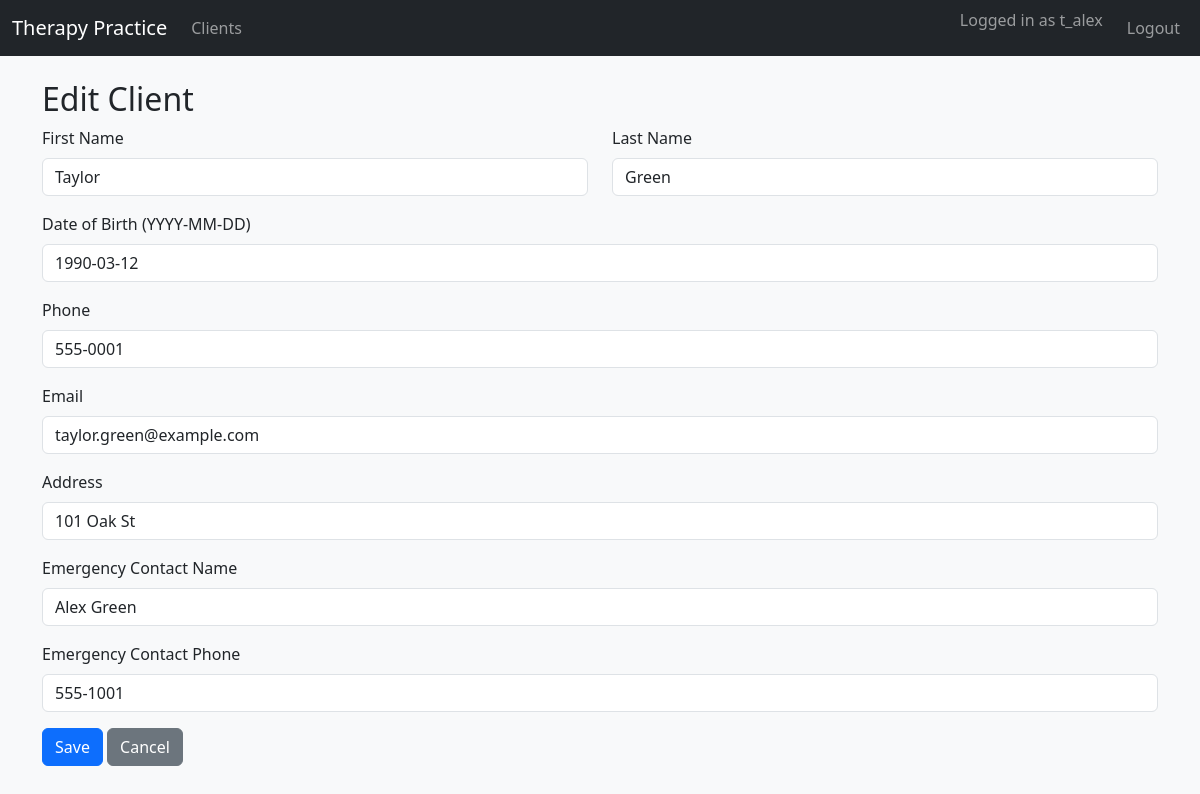
The app's page /clients/1/edit (signed in) with its own data.
### tables this page shows
CREATE TABLE CLIENTS (
    client_id                INTEGER PRIMARY KEY,
    first_name               TEXT NOT NULL,
    last_name                TEXT NOT NULL,
    date_of_birth            TEXT NOT NULL,
    phone                    TEXT,
    email                    TEXT,
    address                  TEXT,
    emergency_contact_name   TEXT,
    emergency_contact_phone  TEXT
);

### app.py (the view, shortened to what this page needs)
@app.route("/clients/<int:client_id>/edit", methods=["GET", "POST"])
@login_required
def client_edit(client_id):
    db = get_db()
    client = db.execute(
        "SELECT * FROM CLIENTS WHERE client_id = ?", (client_id,)
    ).fetchone()
    if client is None:
        return "Client not found", 404
    return render_template("client_form.html", client=client)

### app.py (called while the page is built)
def get_db():
    if "db" not in g:
        g.db = sqlite3.connect(DATABASE)
        g.db.row_factory = sqlite3.Row
    return g.db

def login_required(view_func):
    from functools import wraps
    @wraps(view_func)
    def wrapped_view(**kwargs):
        if "user_id" not in session:
            return redirect(url_for("login"))
        return view_func(**kwargs)
    return wrapped_view

### templates/client_form.html
{% extends "base.html" %}
{% block content %}
<h2>{{ 'Edit Client' if client else 'New Client' }}</h2>
<form method="post">
  <div class="row">
    <div class="col-md-6 mb-3">
      <label class="form-label">First Name</label>
      <input name="first_name" class="form-control"
             value="{{ client.first_name if client else '' }}" required>
    </div>
    <div class="col-md-6 mb-3">
      <label class="form-label">Last Name</label>
      <input name="last_name" class="form-control"
             value="{{ client.last_name if client else '' }}" required>
    </div>
  </div>
  <div class="mb-3">
    <label class="form-label">Date of Birth (YYYY-MM-DD)</label>
    <input name="date_of_birth" class="form-control"
           value="{{ client.date_of_birth if client else '' }}" required>
  </div>
  <div class="mb-3">
    <label class="form-label">Phone</label>
    <input name="phone" class="form-control"
           value="{{ client.phone if client else '' }}">
  </div>
  <div class="mb-3">
    <label class="form-label">Email</label>
    <input name="email" class="form-control"
           value="{{ client.email if client else '' }}">
  </div>
  <div class="mb-3">
    <label class="form-label">Address</label>
    <input name="address" class="form-control"
           value="{{ client.address if client else '' }}">
  </div>
  <div class="mb-3">
    <label class="form-label">Emergency Contact Name</label>
    <input name="emergency_contact_name" class="form-control"
           value="{{ client.emergency_contact_name if client else '' }}">
  </div>
  <div class="mb-3">
    <label class="form-label">Emergency Contact Phone</label>
    <input name="emergency_contact_phone" class="form-control"
           value="{{ client.emergency_contact_phone if client else '' }}">
  </div>
  <button class="btn btn-primary">Save</button>
  <a href="{{ url_for('clients_list') }}" class="btn btn-secondary">Cancel</a>
</form>
{% endblock %}

### records on screen
CLIENTS: first_name "Taylor", last_name "Green", date_of_birth "1990-03-12", phone "555-0001", email "taylor.green@example.com", address "101 Oak St", emergency_contact_name "Alex Green", emergency_contact_phone "555-1001"

### other values on screen
{{ session.get('username') }} "t_alex"
{{ 'Edit Client' if client else 'New Client' }} "Edit Client"
